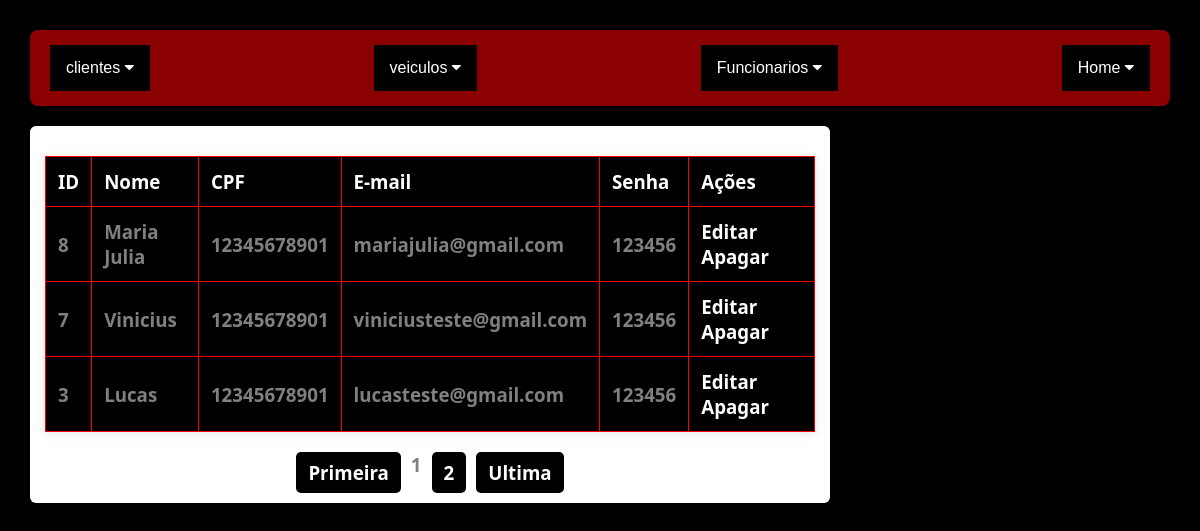
The page /apagalistFun.php on the database its author committed.
### tables this page shows
CREATE TABLE IF NOT EXISTS `funcionario` (
  `id` int(11) NOT NULL AUTO_INCREMENT,
  `nome` varchar(50) NOT NULL,
  `cpf` varchar(15) NOT NULL,
  `email` varchar(500) NOT NULL,
  `senha` varchar(50) NOT NULL,
  PRIMARY KEY (`id`)
);

### apagalistFun.php (the view, shortened to what this page needs)
<?php
  include_once("conexao.php");
?>
<!DOCTYPE html>
<html lang="pt-br">
<head>
  <link rel="stylesheet" href="https://cdnjs.cloudflare.com/ajax/libs/font-awesome/4.7.0/css/font-awesome.min.css">
</head>
<body>
<div class="topnav">
  <div class="dropdown">
    <button class="dropbtn">clientes
      <i class="fa fa-caret-down"></i>
    </button>
  </div>
  <div class="dropdown">
    <button class="dropbtn">veiculos
      <i class="fa fa-caret-down"></i>
    </button>
  </div>
  <div class="dropdown">
    <button class="dropbtn">Funcionarios
      <i class="fa fa-caret-down"></i>
    </button>
  </div>
  <div class="dropdown">
    <button class="dropbtn">Home
      <i class="fa fa-caret-down"></i>
    </button>
  </div>
</div>
<h3 class="p">
<?php
    $pagina_atual = filter_input(INPUT_GET,'pagina', FILTER_SANITIZE_NUMBER_INT);
    $pagina = (!empty($pagina_atual)) ? $pagina_atual : 1;
    $qnt_result_pg = 3;
    $inicio = ($qnt_result_pg * $pagina) - $qnt_result_pg;
    $result_usuarios = "SELECT * FROM funcionario LIMIT $inicio, $qnt_result_pg";
    $resultado_usuarios = mysqli_query($conn, $result_usuarios);
?>
<table>
  <thead>
    <tr>
      <th>ID</th>
      <th>Nome</th>
      <th>CPF</th>
      <th>E-mail</th>
      <th>Senha</th>
      <th>Ações</th>
    </tr>
  </thead>
  <tbody>
    <?php
    while($row_aluno = mysqli_fetch_assoc($resultado_usuarios)){
      echo "<tr>";
      echo "<td>" . $row_aluno['id'] . "</td>";
      echo "<td>" . $row_aluno['nome'] . "</td>";
      echo "<td>" . $row_aluno['cpf'] . "</td>";
      echo "<td>" . $row_aluno['email'] . "</td>";
      echo "<td>" . $row_aluno['senha'] . "</td>";
      echo "<td class='action-links'>
              <a href='editfun.php?id=" . $row_aluno['id'] . "'>Editar</a>
              <a href='apagaFun.php?id=" . $row_aluno['id'] . "'>Apagar</a>
            </td>";
      echo "</tr>";
    }
    ?>
  </tbody>
</table>
<div class="pagination">
  <?php
    $result_pg = "SELECT COUNT(id) AS num_result FROM funcionario";
    $resultado_pg = mysqli_query($conn, $result_pg);
    $row_pg = mysqli_fetch_assoc($resultado_pg);
    $quantidade_pg = ceil($row_pg['num_result'] / $qnt_result_pg);
    $max_links = 2;
    echo "<a href='apagalistFun.php?pagina=1'>Primeira</a> ";
    echo "$pagina ";
    for($pag_dep = $pagina + 1; $pag_dep <= $pagina + $max_links; $pag_dep++){
      if($pag_dep <= $quantidade_pg){
        echo "<a href='apagalistFun.php?pagina=$pag_dep'>$pag_dep</a> ";
      }
    }
    echo "<a href='apagalistFun.php?pagina=$quantidade_pg'>Ultima</a>";
  ?>
</div>
</body>
</html>

### apagalistFun.php (style rules this page uses)
* { margin: 0; padding: 0; box-sizing: border-box; }
body { font-family: 'Segoe UI', Tahoma, Geneva, Verdana, sans-serif; background-color: black; color: white; padding: 30px; }
.topnav { background-color: darkred; display: flex; flex-wrap: wrap; padding: 15px 20px; border-radius: 8px; margin-bottom: 20px; justify-content: space-between; }
.topnav .dropdown { position: relative; }
.topnav .dropbtn { background-color: black; color: white; padding: 14px 16px; font-size: 16px; border: none; cursor: pointer; }
table { width: 100%; margin-top: 20px; border-collapse: collapse; background-color: black; box-shadow: 0 2px 10px rgba(0,0,0,0.1); }
th, td { text-align: left; padding: 12px; border: 1px solid red; }
th { background-color: black; color: white; }
td { background-color: black; }
tr:nth-child(even) td { background-color: black; }
.action-links a { color:white; text-decoration: none; margin-right: 10px; }
.pagination { display: flex; gap: 10px; margin-top: 20px; justify-content: center; }
.pagination a { text-decoration: none; padding: 8px 12px; background-color: black; color: white; border-radius: 5px; transition: background 0.3s ease; }
h3.p { background-color: white; color: gray; padding: 10px 15px; border-radius: 6px; margin-bottom: 20px; max-width: 800px; }

### rows shown on the page
funcionario: id "8", nome "Maria Julia", cpf "12345678901", email "mariajulia@gmail.com", senha "123456"
funcionario: id "7", nome "Vinicius", cpf "12345678901", email "viniciusteste@gmail.com", senha "123456"
funcionario: id "3", nome "Lucas", cpf "12345678901", email "lucasteste@gmail.com", senha "123456"

### other values the page prints
$pagina "1"
